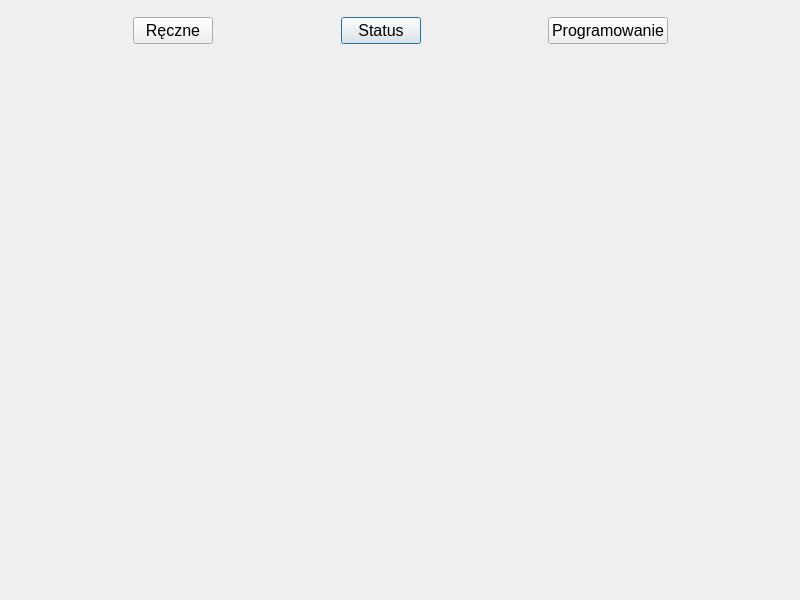
<?xml version="1.0" encoding="UTF-8"?>
<ui version="4.0">
 <class>MainWindow</class>
 <widget class="QMainWindow" name="MainWindow">
  <property name="geometry">
   <rect>
    <x>0</x>
    <y>0</y>
    <width>800</width>
    <height>600</height>
   </rect>
  </property>
  <property name="windowTitle">
   <string>MainWindow</string>
  </property>
  <widget class="QWidget" name="centralWidget">
   <widget class="QWidget" name="horizontalLayoutWidget">
    <property name="geometry">
     <rect>
      <x>0</x>
      <y>0</y>
      <width>801</width>
      <height>61</height>
     </rect>
    </property>
    <layout class="QHBoxLayout" name="horizontalLayout">
     <item>
      <spacer name="horizontalSpacer_3">
       <property name="orientation">
        <enum>Qt::Horizontal</enum>
       </property>
       <property name="sizeHint" stdset="0">
        <size>
         <width>40</width>
         <height>20</height>
        </size>
       </property>
      </spacer>
     </item>
     <item>
      <widget class="QPushButton" name="manualButton">
       <property name="sizePolicy">
        <sizepolicy hsizetype="Minimum" vsizetype="Fixed">
         <horstretch>0</horstretch>
         <verstretch>0</verstretch>
        </sizepolicy>
       </property>
       <property name="font">
        <font>
         <pointsize>12</pointsize>
        </font>
       </property>
       <property name="text">
        <string>Ręczne</string>
       </property>
      </widget>
     </item>
     <item>
      <spacer name="horizontalSpacer">
       <property name="orientation">
        <enum>Qt::Horizontal</enum>
       </property>
       <property name="sizeHint" stdset="0">
        <size>
         <width>40</width>
         <height>20</height>
        </size>
       </property>
      </spacer>
     </item>
     <item>
      <widget class="QPushButton" name="statusButton">
       <property name="sizePolicy">
        <sizepolicy hsizetype="Minimum" vsizetype="Fixed">
         <horstretch>0</horstretch>
         <verstretch>0</verstretch>
        </sizepolicy>
       </property>
       <property name="font">
        <font>
         <pointsize>12</pointsize>
        </font>
       </property>
       <property name="text">
        <string>Status</string>
       </property>
       <property name="default">
        <bool>true</bool>
       </property>
      </widget>
     </item>
     <item>
      <spacer name="horizontalSpacer_2">
       <property name="orientation">
        <enum>Qt::Horizontal</enum>
       </property>
       <property name="sizeHint" stdset="0">
        <size>
         <width>40</width>
         <height>20</height>
        </size>
       </property>
      </spacer>
     </item>
     <item>
      <widget class="QPushButton" name="programButton">
       <property name="font">
        <font>
         <pointsize>12</pointsize>
        </font>
       </property>
       <property name="text">
        <string>Programowanie</string>
       </property>
      </widget>
     </item>
     <item>
      <spacer name="horizontalSpacer_4">
       <property name="orientation">
        <enum>Qt::Horizontal</enum>
       </property>
       <property name="sizeHint" stdset="0">
        <size>
         <width>40</width>
         <height>20</height>
        </size>
       </property>
      </spacer>
     </item>
    </layout>
   </widget>
   <widget class="QStackedWidget" name="stackedWidget">
    <property name="geometry">
     <rect>
      <x>0</x>
      <y>60</y>
      <width>800</width>
      <height>540</height>
     </rect>
    </property>
    <property name="currentIndex">
     <number>1</number>
    </property>
    <widget class="ManualForm" name="manualForm"/>
    <widget class="StatusForm" name="statusForm"/>
    <widget class="ProgramForm" name="programForm"/>
   </widget>
  </widget>
 </widget>
 <layoutdefault spacing="6" margin="11"/>
 <customwidgets>
  <customwidget>
   <class>ManualForm</class>
   <extends>QWidget</extends>
   <header>manualform.h</header>
   <container>1</container>
  </customwidget>
  <customwidget>
   <class>ProgramForm</class>
   <extends>QWidget</extends>
   <header>programform.h</header>
   <container>1</container>
  </customwidget>
  <customwidget>
   <class>StatusForm</class>
   <extends>QWidget</extends>
   <header>statusform.h</header>
   <container>1</container>
  </customwidget>
 </customwidgets>
 <resources/>
 <connections/>
</ui>
